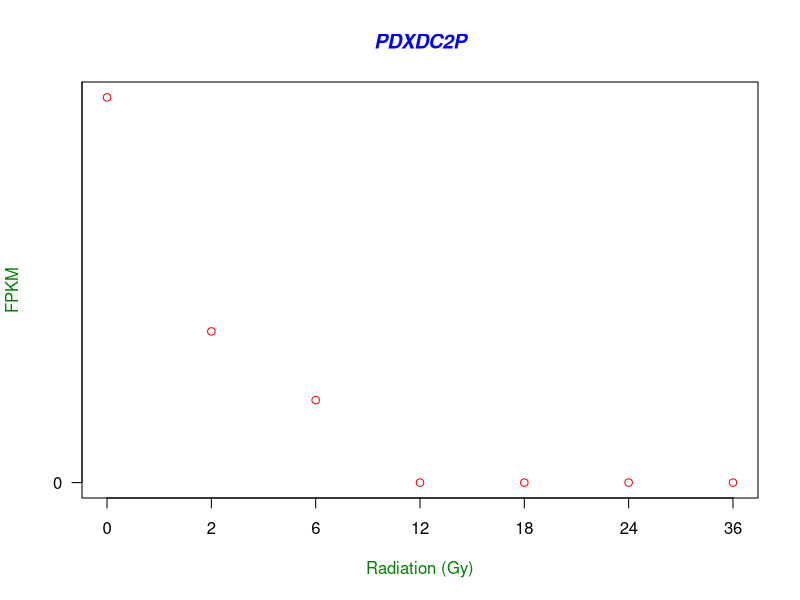

Write the R code that produced this figure.

dat<-c(1.210,0.475,0.259,0.000,0.000,0.000,0.000)
pdf (file="PDXDC2P.pdf")
g_range <- range(0, dat)
plot (dat,col="red",axes=FALSE,ann=FALSE,ylim=g_range)
#plot (dat,col="red",axes=FALSE,ann=FALSE)
#plot (dat,col="red")
axis(1, at=1:7, lab=c("0","2","6","12","18","24","36"))
axis(2, las=1, at=4*0:g_range[2])
box()
title (xlab="Radiation (Gy)",col.lab=rgb(0,0.5,0))
title (ylab="FPKM",col.lab=rgb(0,0.5,0))
title(main="PDXDC2P", col.main="blue", font.main=4)
dev.off()
